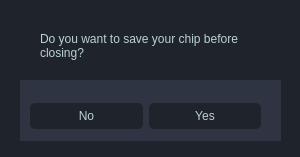
<?xml version="1.0" encoding="UTF-8"?>
<ui version="4.0">
 <class>save_yn_dialog</class>
 <widget class="QDialog" name="save_yn_dialog">
  <property name="geometry">
   <rect>
    <x>0</x>
    <y>0</y>
    <width>300</width>
    <height>157</height>
   </rect>
  </property>
  <property name="windowTitle">
   <string>Dialog</string>
  </property>
  <property name="styleSheet">
   <string notr="true">QDialog{
	background-color: rgb(31, 35, 44);
}

QWidget{
 font: 15pt &quot;American Typewriter&quot;;
 color: rgb(187, 210, 211);
}

QPushButton{
	border-radius: 5px;
	padding : 6px;
	background-color: rgb(31, 35, 44);
}
</string>
  </property>
  <widget class="QWidget" name="gridWidget" native="true">
   <property name="geometry">
    <rect>
     <x>20</x>
     <y>80</y>
     <width>261</width>
     <height>61</height>
    </rect>
   </property>
   <property name="styleSheet">
    <string notr="true">QPushButton{
	border-radius: 5px;
	padding : 6px;
	background-color: rgb(31, 35, 44);
}
QWidget{	
	background-color: rgb(46, 52, 66);
}
QLineEdit{
	border-radius: 5px;
	background-color : rgb(56, 63, 81);
}</string>
   </property>
   <widget class="QWidget" name="">
    <property name="geometry">
     <rect>
      <x>10</x>
      <y>20</y>
      <width>231</width>
      <height>32</height>
     </rect>
    </property>
    <layout class="QHBoxLayout" name="horizontalLayout">
     <item>
      <widget class="QPushButton" name="no">
       <property name="styleSheet">
        <string notr="true">QPushButton{
	border-radius: 5px;
	padding : 6px;
	background-color: rgb(31, 35, 44);
}
</string>
       </property>
       <property name="text">
        <string>No</string>
       </property>
      </widget>
     </item>
     <item>
      <widget class="QPushButton" name="yes">
       <property name="styleSheet">
        <string notr="true">QPushButton{
	border-radius: 5px;
	padding : 6px;
	background-color: rgb(31, 35, 44);
}
</string>
       </property>
       <property name="text">
        <string>Yes</string>
       </property>
      </widget>
     </item>
    </layout>
   </widget>
  </widget>
  <widget class="QLabel" name="label">
   <property name="geometry">
    <rect>
     <x>40</x>
     <y>10</y>
     <width>221</width>
     <height>71</height>
    </rect>
   </property>
   <property name="text">
    <string>Do you want to save your chip before closing?</string>
   </property>
   <property name="wordWrap">
    <bool>true</bool>
   </property>
  </widget>
 </widget>
 <resources/>
 <connections/>
</ui>
